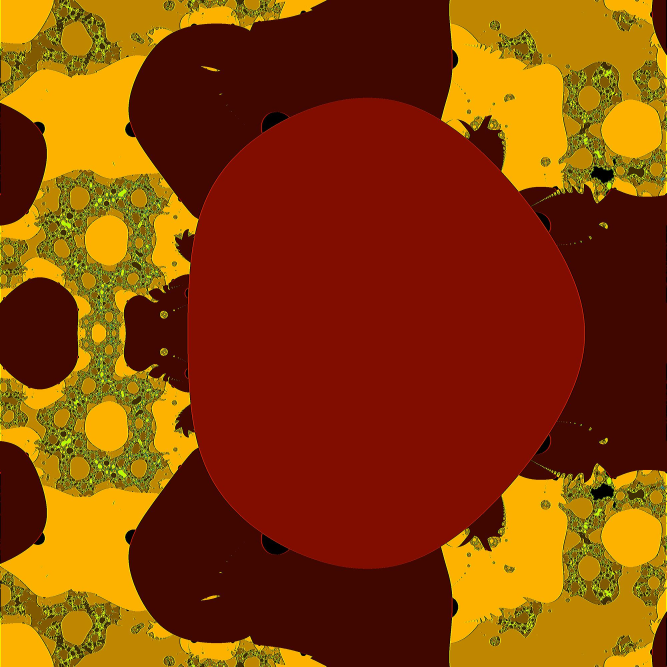
#> input picture GELib/Transform/test_image.jpg, 2000 x 2000 px, found by its file name (shown at 1/3 size)
$ python transform.py
#> lines starting #> are read from the running program, lines starting #| are printed output that depends on the picture
import numpy as np
import scipy.ndimage as ndimage
import cv2

def time_transform_func(t):
    def f(coords):
        x, y, channel = coords
        return (100, 100, channel)
    return f

def transform_func(coords):
    y, x, channel = coords
    center = (200, 200)
    x0, y0 = center
    center_dist = np.sqrt((y - y0)**2 + (x - x0)**2)
    relative_coords = (y - y0, x - x0)
    circle_radius = (relative_coords[0]**2 + relative_coords[1]**2)/(200*200)
    if circle_radius == 0: circle_radius = 0.01
    intensity = 2
    delta = circle_radius*intensity
    return (y*delta + y0, x*delta + x0, channel)

def mercator(coords):
    y, x, channel = coords
    center = (200, 200)
    y0, x0 = (center[0] - y, center[1] - x)
    R = 200
    longitude = x / R
    latitude = 2 * np.arctan(np.exp(y/R)) - np.pi/2

    # Get the x, y, z of the sphere in 3D space
    S = 120
    sx = S * np.cos(latitude) * np.cos(longitude)
    sy = S * np.cos(latitude) * np.sin(longitude)
    sz = S * np.sin(latitude)

    return (sx, sy, channel)

def zmap(coords):
    y, x, channel = coords
    center = (200, 200)
    y0, x0 = (center[0] - y, center[1] - x)
    z0 = (y0**2 + x0**2)/(200*200)

    scale = np.array([[1, 0], [0, 0], [0, 1]])
    offset = np.array([0, 0])
    point = np.array([x0, y0, z0])

    output = np.matmul(scale, point)# + offset
    x1, y1 = output.reshape((2,))

    return (y1, x1, channel)


def main():
    img_path = "GELib/Transform/test_image.jpg"
    mode="constant"
    img = cv2.imread(img_path)
#> img is the input picture: shape (2000, 2000, 3); mean B, G, R 3.4, 62.9, 135.6
    img = cv2.resize(img, (400, 400))
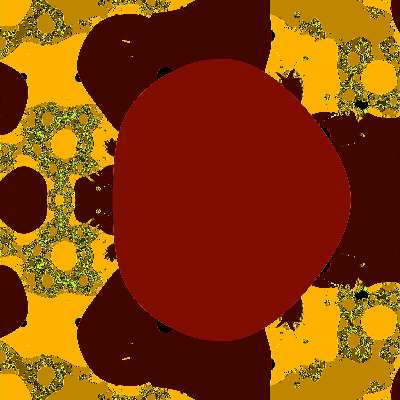
#> img: shape (400, 400, 3); mean B, G, R 3.4, 62.8, 135.5
    #cv2.imshow("Window", img)
    #cv2.waitKey(0)

    img = ndimage.geometric_transform(img, zmap, mode=mode)

    cv2.imshow("Window", img)
    cv2.waitKey(0)

if __name__ == "__main__":
#> (the run stopped early here; a loop or call above may not have finished)
